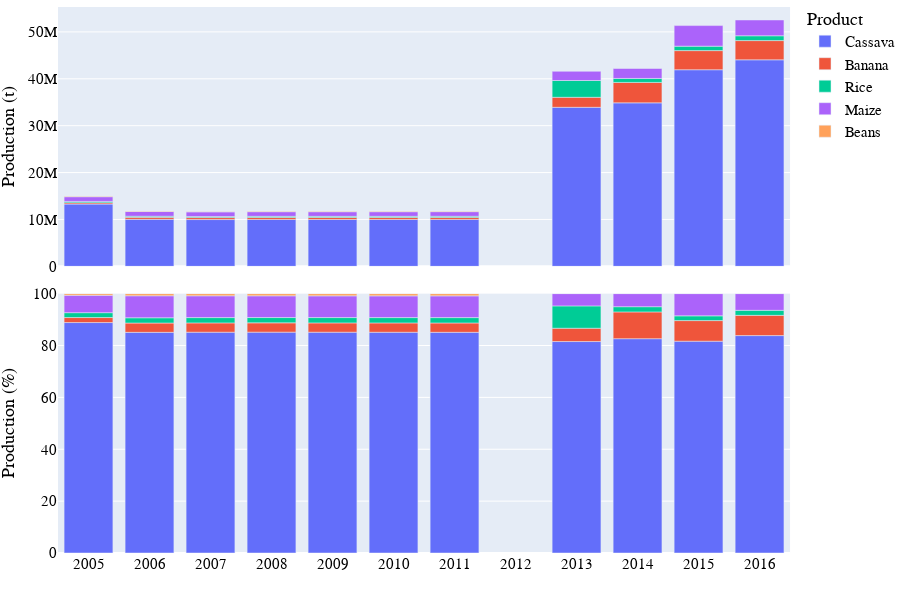

Notebook cell for this chart:
### Markdown cell above
## Visualization of production data

### Code cell
# Bar chart of national crop production
country_iso, country_name = 'CD', 'Congo, The Democratic Republic of the'
df = pd.read_csv('../data/crop/adm_crop_production_%s.csv' % country_iso, index_col=0)
df['year'] = df['harvest_year']
year = [df['year'].min(), df['year'].max()]
product_order = ['Cassava','Banana','Rice','Maize']
for season_name in ['Main']:
    footnote = 'National crop production in %s - %s' % (country_name, season_name)
    fn_save = '../figures/%s_bar_natgrainprod_%s.png' % (country_iso, season_name)
    sub = df[df['season_name'] == season_name]
    fig = PlotBarProduction(sub, year, product_order, footnote, fn_save)
    fig.show()

### Figure 1 — Plotly figure (JSON) as saved in the notebook; plotly's stock layout.template omitted (floating-point values rounded to 4 significant figures)
{"data": [{"alignmentgroup": "True", "hovertemplate": "product=Cassava<br>season_name=Main<br>type=orig_unit<br>year=%{x}<br>value=%{y}<extra></extra>", "legendgroup": "Cassava", "marker": {"color": "#636efa", "pattern": {"shape": ""}}, "name": "Cassava", "offsetgroup": "Cassava", "orientation": "v", "showlegend": true, "textposition": "auto", "type": "bar", "x": [2005, 2006, 2007, 2008, 2009, 2010, 2011, 2013, 2014, 2015, 2016], "xaxis": "x2", "y": [13281942, 10028246, 9978000.0, 10008849, 10004847, 10005536, 10011810, 33918252, 34870000.0, 41930000.0, 44050000.0], "yaxis": "y2"}, {"alignmentgroup": "True", "hovertemplate": "product=Cassava<br>season_name=Main<br>type=percent<br>year=%{x}<br>value=%{y}<extra></extra>", "legendgroup": "Cassava", "marker": {"color": "#636efa", "pattern": {"shape": ""}}, "name": "Cassava", "offsetgroup": "Cassava", "orientation": "v", "showlegend": false, "textposition": "auto", "type": "bar", "x": [2005, 2006, 2007, 2008, 2009, 2010, 2011, 2013, 2014, 2015, 2016], "xaxis": "x", "y": [88.86, 85.08, 85.14, 85.16, 85.13, 85.11, 85.1, 81.54, 82.64, 81.67, 83.83], "yaxis": "y"}, {"alignmentgroup": "True", "hovertemplate": "product=Banana<br>season_name=Main<br>type=orig_unit<br>year=%{x}<br>value=%{y}<extra></extra>", "legendgroup": "Banana", "marker": {"color": "#EF553B", "pattern": {"shape": ""}}, "name": "Banana", "offsetgroup": "Banana", "orientation": "v", "showlegend": true, "textposition": "auto", "type": "bar", "x": [2005, 2006, 2007, 2008, 2009, 2010, 2011, 2013, 2014, 2015, 2016], "xaxis": "x2", "y": [288667, 423022, 420900.0, 421600.0, 422400.0, 423100.0, 423800.0, 2136047, 4357000.0, 4076704, 4098000.0], "yaxis": "y2"}, {"alignmentgroup": "True", "hovertemplate": "product=Banana<br>season_name=Main<br>type=percent<br>year=%{x}<br>value=%{y}<extra></extra>", "legendgroup": "Banana", "marker": {"color": "#EF553B", "pattern": {"shape": ""}}, "name": "Banana", "offsetgroup": "Banana", "orientation": "v", "showlegend": false, "textposition": "auto", "type": "bar", "x": [2005, 2006, 2007, 2008, 2009, 2010, 2011, 2013, 2014, 2015, 2016], "xaxis": "x", "y": [1.931, 3.589, 3.592, 3.588, 3.594, 3.599, 3.602, 5.135, 10.32, 7.94, 7.798], "yaxis": "y"}, {"alignmentgroup": "True", "hovertemplate": "product=Rice<br>season_name=Main<br>type=orig_unit<br>year=%{x}<br>value=%{y}<extra></extra>", "legendgroup": "Rice", "marker": {"color": "#00cc96", "pattern": {"shape": ""}}, "name": "Rice", "offsetgroup": "Rice", "orientation": "v", "showlegend": true, "textposition": "auto", "type": "bar", "x": [2005, 2006, 2007, 2008, 2009, 2010, 2011, 2013, 2014, 2015, 2016], "xaxis": "x2", "y": [281672, 238482, 239079, 239823, 240758, 241947, 243472, 3581542, 848500.0, 943300.0, 1024000.0], "yaxis": "y2"}, {"alignmentgroup": "True", "hovertemplate": "product=Rice<br>season_name=Main<br>type=percent<br>year=%{x}<br>value=%{y}<extra></extra>", "legendgroup": "Rice", "marker": {"color": "#00cc96", "pattern": {"shape": ""}}, "name": "Rice", "offsetgroup": "Rice", "orientation": "v", "showlegend": false, "textposition": "auto", "type": "bar", "x": [2005, 2006, 2007, 2008, 2009, 2010, 2011, 2013, 2014, 2015, 2016], "xaxis": "x", "y": [1.884, 2.023, 2.04, 2.041, 2.049, 2.058, 2.069, 8.61, 2.011, 1.837, 1.949], "yaxis": "y"}, {"alignmentgroup": "True", "hovertemplate": "product=Maize<br>season_name=Main<br>type=orig_unit<br>year=%{x}<br>value=%{y}<extra></extra>", "legendgroup": "Maize", "marker": {"color": "#ab63fa", "pattern": {"shape": ""}}, "name": "Maize", "offsetgroup": "Maize", "orientation": "v", "showlegend": true, "textposition": "auto", "type": "bar", "x": [2005, 2006, 2007, 2008, 2009, 2010, 2011, 2013, 2014, 2015, 2016], "xaxis": "x2", "y": [1000652, 1000763, 985030, 985139, 985250, 985361, 985473, 1963000.0, 2121601, 4390000.0, 3373000.0], "yaxis": "y2"}, {"alignmentgroup": "True", "hovertemplate": "product=Maize<br>season_name=Main<br>type=percent<br>year=%{x}<br>value=%{y}<extra></extra>", "legendgroup": "Maize", "marker": {"color": "#ab63fa", "pattern": {"shape": ""}}, "name": "Maize", "offsetgroup": "Maize", "orientation": "v", "showlegend": false, "textposition": "auto", "type": "bar", "x": [2005, 2006, 2007, 2008, 2009, 2010, 2011, 2013, 2014, 2015, 2016], "xaxis": "x", "y": [6.694, 8.491, 8.405, 8.382, 8.384, 8.382, 8.376, 4.72, 5.028, 8.551, 6.419], "yaxis": "y"}, {"alignmentgroup": "True", "hovertemplate": "product=Beans<br>season_name=Main<br>type=orig_unit<br>year=%{x}<br>value=%{y}<extra></extra>", "legendgroup": "Beans", "marker": {"color": "#FFA15A", "pattern": {"shape": ""}}, "name": "Beans", "offsetgroup": "Beans", "orientation": "v", "showlegend": true, "textposition": "auto", "type": "bar", "x": [2005, 2006, 2007, 2008, 2009, 2010, 2011], "xaxis": "x2", "y": [94845, 95679, 96576, 97535, 98558, 99639, 100790], "yaxis": "y2"}, {"alignmentgroup": "True", "hovertemplate": "product=Beans<br>season_name=Main<br>type=percent<br>year=%{x}<br>value=%{y}<extra></extra>", "legendgroup": "Beans", "marker": {"color": "#FFA15A", "pattern": {"shape": ""}}, "name": "Beans", "offsetgroup": "Beans", "orientation": "v", "showlegend": false, "textposition": "auto", "type": "bar", "x": [2005, 2006, 2007, 2008, 2009, 2010, 2011], "xaxis": "x", "y": [0.6345, 0.8118, 0.824, 0.8299, 0.8387, 0.8476, 0.8567], "yaxis": "y"}], "layout": {"annotations": [{"showarrow": false, "text": "", "textangle": 90, "x": 0.98, "xanchor": "left", "xref": "paper", "y": 0.2375, "yanchor": "middle", "yref": "paper"}, {"showarrow": false, "text": "", "textangle": 90, "x": 0.98, "xanchor": "left", "xref": "paper", "y": 0.7625, "yanchor": "middle", "yref": "paper"}, {"align": "left", "font": {"color": "dimgrey", "family": "arial", "size": 15}, "showarrow": false, "text": "National crop production in Congo, The Democratic Republic of the - Main", "x": 0, "xref": "paper", "y": -0.13, "yref": "paper"}], "barmode": "relative", "font": {"color": "black", "family": "arial", "size": 15}, "height": 600, "legend": {"title": {"text": "Product"}, "tracegroupgap": 0, "x": 1, "y": 1.01}, "margin": {"b": 0, "l": 0, "r": 0, "t": 0}, "width": 900, "xaxis": {"anchor": "y", "domain": [0, 0.98], "dtick": 1, "range": [2004.0, 2016.0], "title": {"text": ""}}, "xaxis2": {"anchor": "y2", "domain": [0, 0.98], "matches": "x", "showticklabels": false}, "yaxis": {"anchor": "x", "domain": [0, 0.475], "range": [0, 100], "title": {"text": "Production (%)"}}, "yaxis2": {"anchor": "x2", "domain": [0.525, 1], "title": {"text": "Production (t)"}}}}
